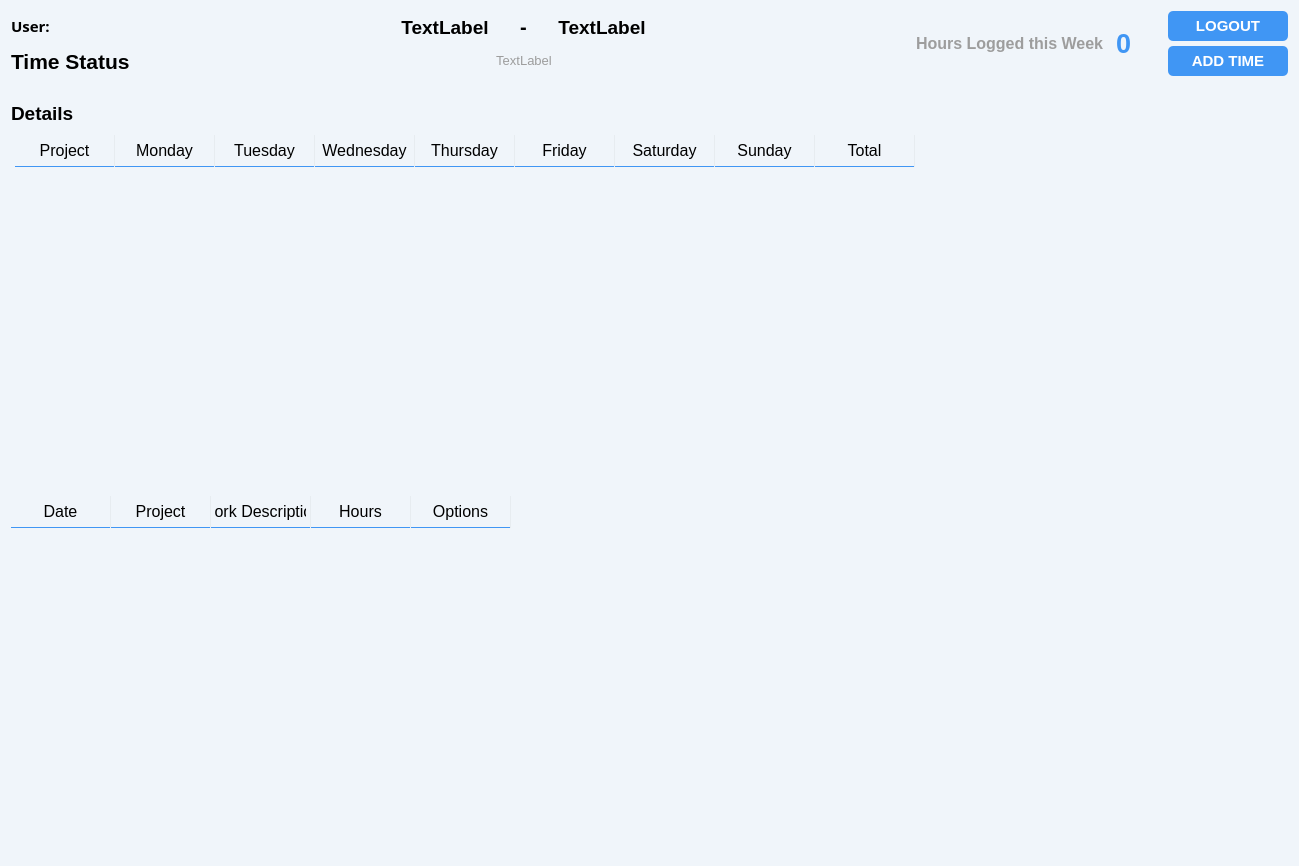
<?xml version="1.0" encoding="UTF-8"?>
<ui version="4.0">
 <class>TimeStatus</class>
 <widget class="QWidget" name="TimeStatus">
  <property name="enabled">
   <bool>true</bool>
  </property>
  <property name="geometry">
   <rect>
    <x>0</x>
    <y>0</y>
    <width>1299</width>
    <height>866</height>
   </rect>
  </property>
  <property name="sizePolicy">
   <sizepolicy hsizetype="Preferred" vsizetype="Preferred">
    <horstretch>0</horstretch>
    <verstretch>0</verstretch>
   </sizepolicy>
  </property>
  <property name="minimumSize">
   <size>
    <width>1299</width>
    <height>866</height>
   </size>
  </property>
  <property name="windowTitle">
   <string>Form</string>
  </property>
  <property name="styleSheet">
   <string notr="true">background-color: rgb(240, 245, 250);</string>
  </property>
  <layout class="QVBoxLayout" name="verticalLayout_4" stretch="0,1,0,0,0">
   <item>
    <layout class="QHBoxLayout" name="horizontalLayout_2">
     <item>
      <layout class="QVBoxLayout" name="verticalLayout_3">
       <item>
        <widget class="QLabel" name="labelUser">
         <property name="font">
          <font>
           <family>Century Gothic</family>
           <pointsize>11</pointsize>
           <weight>75</weight>
           <bold>true</bold>
          </font>
         </property>
         <property name="text">
          <string>User:</string>
         </property>
        </widget>
       </item>
       <item>
        <widget class="QLabel" name="label">
         <property name="font">
          <font>
           <family>MS Shell Dlg 2</family>
           <pointsize>16</pointsize>
           <weight>75</weight>
           <bold>true</bold>
          </font>
         </property>
         <property name="text">
          <string>Time Status</string>
         </property>
        </widget>
       </item>
      </layout>
     </item>
     <item>
      <spacer name="horizontalSpacer">
       <property name="orientation">
        <enum>Qt::Horizontal</enum>
       </property>
       <property name="sizeHint" stdset="0">
        <size>
         <width>40</width>
         <height>20</height>
        </size>
       </property>
      </spacer>
     </item>
     <item>
      <widget class="QPushButton" name="buttonPreviousWeek">
       <property name="styleSheet">
        <string notr="true">QPushButton {	
	background-color: transparent;
	border:none
}

QPushButton:pressed {
background-color: rgb(231, 236, 240);
	border:none
}
QPushButton:hover {
background-color: rgb(245, 250, 255);
	border:none
}</string>
       </property>
       <property name="text">
        <string/>
       </property>
       <property name="icon">
        <iconset resource="resources.qrc">
         <normaloff>:/images/images/lA.png</normaloff>:/images/images/lA.png</iconset>
       </property>
       <property name="iconSize">
        <size>
         <width>30</width>
         <height>30</height>
        </size>
       </property>
      </widget>
     </item>
     <item>
      <spacer name="horizontalSpacer_3">
       <property name="orientation">
        <enum>Qt::Horizontal</enum>
       </property>
       <property name="sizeType">
        <enum>QSizePolicy::Fixed</enum>
       </property>
       <property name="sizeHint" stdset="0">
        <size>
         <width>40</width>
         <height>20</height>
        </size>
       </property>
      </spacer>
     </item>
     <item>
      <layout class="QVBoxLayout" name="verticalLayout">
       <property name="spacing">
        <number>0</number>
       </property>
       <item>
        <layout class="QHBoxLayout" name="horizontalLayout">
         <item>
          <widget class="QLabel" name="labelFirstDay">
           <property name="sizePolicy">
            <sizepolicy hsizetype="Fixed" vsizetype="Preferred">
             <horstretch>0</horstretch>
             <verstretch>0</verstretch>
            </sizepolicy>
           </property>
           <property name="minimumSize">
            <size>
             <width>150</width>
             <height>0</height>
            </size>
           </property>
           <property name="font">
            <font>
             <pointsize>14</pointsize>
             <weight>75</weight>
             <bold>true</bold>
            </font>
           </property>
           <property name="text">
            <string>TextLabel</string>
           </property>
           <property name="alignment">
            <set>Qt::AlignCenter</set>
           </property>
          </widget>
         </item>
         <item>
          <widget class="QLabel" name="label_4">
           <property name="sizePolicy">
            <sizepolicy hsizetype="Fixed" vsizetype="Fixed">
             <horstretch>0</horstretch>
             <verstretch>0</verstretch>
            </sizepolicy>
           </property>
           <property name="minimumSize">
            <size>
             <width>7</width>
             <height>0</height>
            </size>
           </property>
           <property name="font">
            <font>
             <pointsize>15</pointsize>
             <weight>75</weight>
             <bold>true</bold>
            </font>
           </property>
           <property name="text">
            <string>-</string>
           </property>
           <property name="alignment">
            <set>Qt::AlignCenter</set>
           </property>
          </widget>
         </item>
         <item>
          <widget class="QLabel" name="labelLastDay">
           <property name="sizePolicy">
            <sizepolicy hsizetype="Fixed" vsizetype="Preferred">
             <horstretch>0</horstretch>
             <verstretch>0</verstretch>
            </sizepolicy>
           </property>
           <property name="minimumSize">
            <size>
             <width>150</width>
             <height>0</height>
            </size>
           </property>
           <property name="font">
            <font>
             <pointsize>14</pointsize>
             <weight>75</weight>
             <bold>true</bold>
            </font>
           </property>
           <property name="text">
            <string>TextLabel</string>
           </property>
           <property name="alignment">
            <set>Qt::AlignCenter</set>
           </property>
          </widget>
         </item>
        </layout>
       </item>
       <item>
        <layout class="QHBoxLayout" name="horizontalLayout_3">
         <item>
          <spacer name="horizontalSpacer_5">
           <property name="orientation">
            <enum>Qt::Horizontal</enum>
           </property>
           <property name="sizeHint" stdset="0">
            <size>
             <width>40</width>
             <height>20</height>
            </size>
           </property>
          </spacer>
         </item>
         <item>
          <widget class="QLabel" name="labelYear">
           <property name="font">
            <font>
             <pointsize>10</pointsize>
            </font>
           </property>
           <property name="styleSheet">
            <string notr="true">color: rgb(157, 157, 157);</string>
           </property>
           <property name="text">
            <string>TextLabel</string>
           </property>
           <property name="alignment">
            <set>Qt::AlignCenter</set>
           </property>
          </widget>
         </item>
         <item>
          <spacer name="horizontalSpacer_6">
           <property name="orientation">
            <enum>Qt::Horizontal</enum>
           </property>
           <property name="sizeHint" stdset="0">
            <size>
             <width>40</width>
             <height>20</height>
            </size>
           </property>
          </spacer>
         </item>
        </layout>
       </item>
      </layout>
     </item>
     <item>
      <spacer name="horizontalSpacer_4">
       <property name="orientation">
        <enum>Qt::Horizontal</enum>
       </property>
       <property name="sizeType">
        <enum>QSizePolicy::Fixed</enum>
       </property>
       <property name="sizeHint" stdset="0">
        <size>
         <width>40</width>
         <height>20</height>
        </size>
       </property>
      </spacer>
     </item>
     <item>
      <widget class="QPushButton" name="buttonNextWeek">
       <property name="styleSheet">
        <string notr="true">QPushButton {	
	background-color: transparent;
	border:none
}

QPushButton:pressed {
background-color: rgb(231, 236, 240);
	border:none
}
QPushButton:hover {
background-color: rgb(245, 250, 255);
	border:none
}</string>
       </property>
       <property name="text">
        <string/>
       </property>
       <property name="icon">
        <iconset resource="resources.qrc">
         <normaloff>:/images/images/rA.png</normaloff>:/images/images/rA.png</iconset>
       </property>
       <property name="iconSize">
        <size>
         <width>30</width>
         <height>30</height>
        </size>
       </property>
      </widget>
     </item>
     <item>
      <spacer name="horizontalSpacer_2">
       <property name="orientation">
        <enum>Qt::Horizontal</enum>
       </property>
       <property name="sizeHint" stdset="0">
        <size>
         <width>40</width>
         <height>20</height>
        </size>
       </property>
      </spacer>
     </item>
     <item>
      <widget class="QLabel" name="label_2">
       <property name="font">
        <font>
         <pointsize>12</pointsize>
         <weight>75</weight>
         <bold>true</bold>
        </font>
       </property>
       <property name="styleSheet">
        <string notr="true">color: rgb(157, 157, 157);</string>
       </property>
       <property name="text">
        <string>Hours Logged this Week</string>
       </property>
      </widget>
     </item>
     <item>
      <spacer name="horizontalSpacer_8">
       <property name="orientation">
        <enum>Qt::Horizontal</enum>
       </property>
       <property name="sizeType">
        <enum>QSizePolicy::Fixed</enum>
       </property>
       <property name="sizeHint" stdset="0">
        <size>
         <width>6</width>
         <height>20</height>
        </size>
       </property>
      </spacer>
     </item>
     <item>
      <widget class="QLabel" name="labelHours">
       <property name="sizePolicy">
        <sizepolicy hsizetype="Fixed" vsizetype="Fixed">
         <horstretch>0</horstretch>
         <verstretch>0</verstretch>
        </sizepolicy>
       </property>
       <property name="minimumSize">
        <size>
         <width>36</width>
         <height>0</height>
        </size>
       </property>
       <property name="font">
        <font>
         <pointsize>20</pointsize>
         <weight>75</weight>
         <bold>true</bold>
        </font>
       </property>
       <property name="styleSheet">
        <string notr="true">color: rgb(64, 150, 244);</string>
       </property>
       <property name="text">
        <string>0</string>
       </property>
      </widget>
     </item>
     <item>
      <spacer name="horizontalSpacer_7">
       <property name="orientation">
        <enum>Qt::Horizontal</enum>
       </property>
       <property name="sizeType">
        <enum>QSizePolicy::Fixed</enum>
       </property>
       <property name="sizeHint" stdset="0">
        <size>
         <width>10</width>
         <height>20</height>
        </size>
       </property>
      </spacer>
     </item>
     <item>
      <layout class="QVBoxLayout" name="verticalLayout_2">
       <property name="spacing">
        <number>5</number>
       </property>
       <property name="sizeConstraint">
        <enum>QLayout::SetFixedSize</enum>
       </property>
       <item>
        <widget class="QPushButton" name="buttonLogout">
         <property name="sizePolicy">
          <sizepolicy hsizetype="Fixed" vsizetype="Fixed">
           <horstretch>0</horstretch>
           <verstretch>0</verstretch>
          </sizepolicy>
         </property>
         <property name="minimumSize">
          <size>
           <width>120</width>
           <height>30</height>
          </size>
         </property>
         <property name="maximumSize">
          <size>
           <width>120</width>
           <height>30</height>
          </size>
         </property>
         <property name="font">
          <font>
           <family>MS Shell Dlg 2</family>
           <pointsize>11</pointsize>
           <weight>75</weight>
           <bold>true</bold>
          </font>
         </property>
         <property name="styleSheet">
          <string notr="true">QPushButton {	
	background-color: rgb(64, 150, 244);
	border-radius: 5px;
	color: rgb(255, 255, 255);
	border:none
}

QPushButton:pressed {
background-color: rgb(57, 134, 217);

}
QPushButton:hover {
background-color: rgb(67, 158, 255);
}</string>
         </property>
         <property name="text">
          <string>LOGOUT</string>
         </property>
        </widget>
       </item>
       <item>
        <widget class="QPushButton" name="buttonAddTime">
         <property name="sizePolicy">
          <sizepolicy hsizetype="Fixed" vsizetype="Fixed">
           <horstretch>0</horstretch>
           <verstretch>0</verstretch>
          </sizepolicy>
         </property>
         <property name="minimumSize">
          <size>
           <width>120</width>
           <height>30</height>
          </size>
         </property>
         <property name="maximumSize">
          <size>
           <width>120</width>
           <height>30</height>
          </size>
         </property>
         <property name="font">
          <font>
           <family>MS Shell Dlg 2</family>
           <pointsize>11</pointsize>
           <weight>75</weight>
           <bold>true</bold>
          </font>
         </property>
         <property name="styleSheet">
          <string notr="true">QPushButton {	
	background-color: rgb(64, 150, 244);
	border-radius: 5px;
	color: rgb(255, 255, 255);
	border:none
}

QPushButton:pressed {
background-color: rgb(57, 134, 217);

}
QPushButton:hover {
background-color: rgb(67, 158, 255);
}
</string>
         </property>
         <property name="text">
          <string>ADD TIME</string>
         </property>
        </widget>
       </item>
      </layout>
     </item>
    </layout>
   </item>
   <item>
    <layout class="QHBoxLayout" name="horizontalLayout_4" stretch="2,0,2">
     <property name="sizeConstraint">
      <enum>QLayout::SetNoConstraint</enum>
     </property>
     <property name="leftMargin">
      <number>0</number>
     </property>
     <item>
      <layout class="QGridLayout" name="gridLayout_2"/>
     </item>
     <item>
      <spacer name="horizontalSpacer_9">
       <property name="orientation">
        <enum>Qt::Horizontal</enum>
       </property>
       <property name="sizeHint" stdset="0">
        <size>
         <width>40</width>
         <height>20</height>
        </size>
       </property>
      </spacer>
     </item>
     <item>
      <layout class="QGridLayout" name="gridLayout"/>
     </item>
    </layout>
   </item>
   <item>
    <widget class="QLabel" name="label_3">
     <property name="font">
      <font>
       <pointsize>14</pointsize>
       <weight>75</weight>
       <bold>true</bold>
      </font>
     </property>
     <property name="text">
      <string>Details</string>
     </property>
    </widget>
   </item>
   <item>
    <widget class="QTableWidget" name="tableWidgetProjectDetails">
     <property name="styleSheet">
      <string notr="true">QHeaderView::section {
    background-color: transparent;
    /*color: black;
    padding-left: 4px;*/
	padding: 4px;
    font-size: 12pt;
    border-style: none;
    border-bottom: 1px solid rgb(64, 150, 244);
    border-right: 1px solid rgb(231, 236, 240);

}

QTableView {
    background-color: transparent;
	border: none;
}

QTableWidget {
    gridline-color: rgb(231, 236, 240);
	padding: 4px;

    font-size: 10pt;
}</string>
     </property>
     <column>
      <property name="text">
       <string>Project</string>
      </property>
     </column>
     <column>
      <property name="text">
       <string>Monday</string>
      </property>
     </column>
     <column>
      <property name="text">
       <string>Tuesday</string>
      </property>
     </column>
     <column>
      <property name="text">
       <string>Wednesday</string>
      </property>
     </column>
     <column>
      <property name="text">
       <string>Thursday</string>
      </property>
     </column>
     <column>
      <property name="text">
       <string>Friday</string>
      </property>
     </column>
     <column>
      <property name="text">
       <string>Saturday</string>
      </property>
     </column>
     <column>
      <property name="text">
       <string>Sunday</string>
      </property>
     </column>
     <column>
      <property name="text">
       <string>Total</string>
      </property>
     </column>
    </widget>
   </item>
   <item>
    <widget class="QTableWidget" name="tableWidgetReportDetails">
     <property name="styleSheet">
      <string notr="true">QHeaderView::section {
    background-color: transparent;
    /*color: black;
    padding-left: 4px;*/
	padding: 4px;
    font-size: 12pt;
    border-style: none;
    border-bottom: 1px solid rgb(64, 150, 244);
    border-right: 1px solid rgb(231, 236, 240);

}

QTableView {
    background-color: transparent;
	border: none;
}

QTableWidget {
    gridline-color: rgb(231, 236, 240);
    font-size: 10pt;
}</string>
     </property>
     <column>
      <property name="text">
       <string>Date</string>
      </property>
      <property name="font">
       <font>
        <pointsize>9</pointsize>
        <weight>75</weight>
        <bold>true</bold>
       </font>
      </property>
     </column>
     <column>
      <property name="text">
       <string>Project</string>
      </property>
      <property name="font">
       <font>
        <pointsize>9</pointsize>
        <weight>75</weight>
        <bold>true</bold>
       </font>
      </property>
     </column>
     <column>
      <property name="text">
       <string>Work Description</string>
      </property>
      <property name="font">
       <font>
        <pointsize>9</pointsize>
        <weight>75</weight>
        <bold>true</bold>
       </font>
      </property>
     </column>
     <column>
      <property name="text">
       <string>Hours</string>
      </property>
      <property name="font">
       <font>
        <pointsize>9</pointsize>
        <weight>75</weight>
        <bold>true</bold>
       </font>
      </property>
     </column>
     <column>
      <property name="text">
       <string>Options</string>
      </property>
      <property name="font">
       <font>
        <pointsize>9</pointsize>
        <weight>75</weight>
        <bold>true</bold>
       </font>
      </property>
     </column>
    </widget>
   </item>
  </layout>
 </widget>
 <resources>
  <include location="resources.qrc"/>
 </resources>
 <connections/>
</ui>
